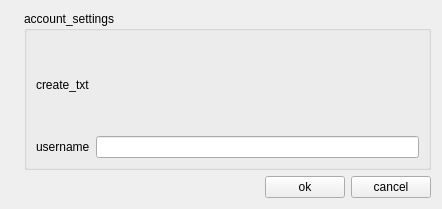
<ui version="4.0" >
 <class>Create</class>
 <widget class="QWidget" name="Create" >
  <property name="geometry" >
   <rect>
    <x>0</x>
    <y>0</y>
    <width>442</width>
    <height>209</height>
   </rect>
  </property>
  <property name="windowTitle" >
   <string>create</string>
  </property>
  <layout class="QGridLayout" >
   <item row="0" column="0" >
    <layout class="QHBoxLayout" >
     <item>
      <widget class="QLabel" name="label_2" >
       <property name="text" >
        <string/>
       </property>
       <property name="pixmap" >
        <pixmap>../images/logo.png</pixmap>
       </property>
      </widget>
     </item>
     <item>
      <layout class="QVBoxLayout" >
       <item>
        <widget class="QGroupBox" name="groupBox_2" >
         <property name="title" >
          <string>account_settings</string>
         </property>
         <layout class="QGridLayout" >
          <item row="0" column="0" >
           <layout class="QVBoxLayout" >
            <item>
             <widget class="QLabel" name="label_3" >
              <property name="text" >
               <string>create_txt</string>
              </property>
             </widget>
            </item>
            <item>
             <layout class="QGridLayout" >
              <item row="0" column="0" >
               <widget class="QLabel" name="label" >
                <property name="text" >
                 <string>username</string>
                </property>
               </widget>
              </item>
              <item row="0" column="1" >
               <widget class="QLineEdit" name="username" >
                <property name="maxLength" >
                 <number>20</number>
                </property>
               </widget>
              </item>
             </layout>
            </item>
           </layout>
          </item>
         </layout>
        </widget>
       </item>
       <item>
        <layout class="QHBoxLayout" >
         <item>
          <spacer>
           <property name="orientation" >
            <enum>Qt::Horizontal</enum>
           </property>
           <property name="sizeHint" >
            <size>
             <width>40</width>
             <height>20</height>
            </size>
           </property>
          </spacer>
         </item>
         <item>
          <widget class="QPushButton" name="pushButtonOk" >
           <property name="text" >
            <string>ok</string>
           </property>
          </widget>
         </item>
         <item>
          <widget class="QPushButton" name="pushButtonCancel" >
           <property name="text" >
            <string>cancel</string>
           </property>
          </widget>
         </item>
        </layout>
       </item>
      </layout>
     </item>
    </layout>
   </item>
  </layout>
 </widget>
 <tabstops>
  <tabstop>pushButtonOk</tabstop>
  <tabstop>pushButtonCancel</tabstop>
 </tabstops>
 <resources/>
 <connections/>
</ui>
